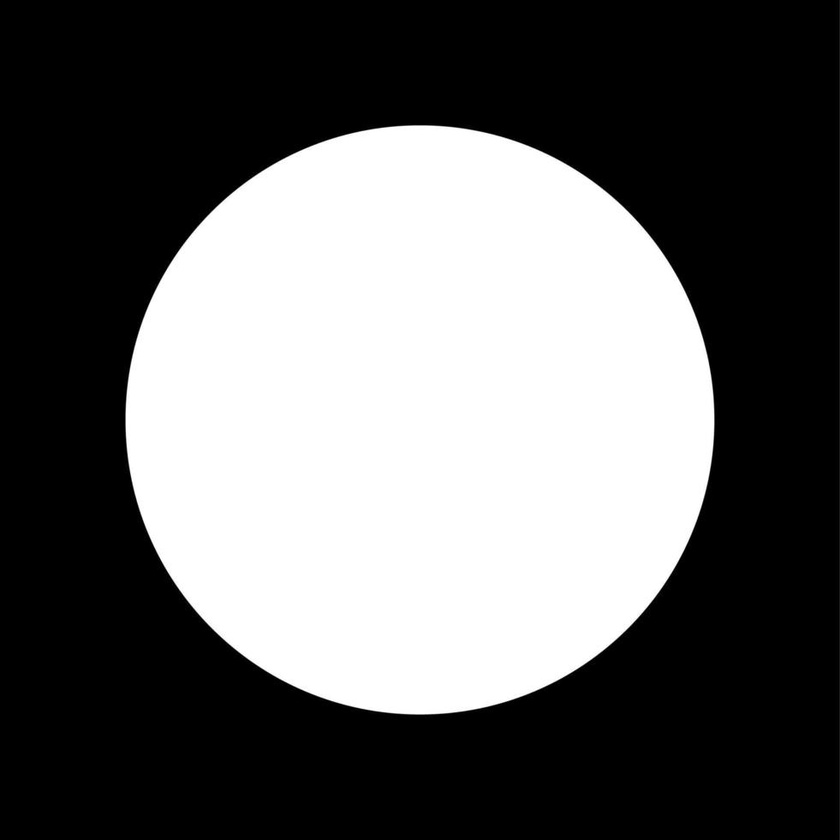
#> input picture assets/white-circle.jpeg, 840 x 840 px, shrunk from 981 x 980 before the run
$ jupyter execute 1_Sobel.ipynb
#> lines starting #> are read from the running program, lines starting #| are printed output that depends on the picture
[cell 1]
import sys
import os

# Adds the parent directory to the path
sys.path.append(os.path.abspath(".."))

[cell 2]
import cv2
from matplotlib import pyplot as plt
import numpy as np


raw_image = cv2.imread("../assets/white-circle.jpeg")
#> raw_image is the input picture: shape (840, 840, 3); min 0, max 255, mean 98.5
assert raw_image is not None
image = cv2.cvtColor(
    cv2.cvtColor(raw_image, cv2.COLOR_BGR2RGB),
    cv2.COLOR_BGR2GRAY,
).astype(np.float64)

[cell 3]
plt.imshow(image, cmap="gray")
plt.title("Test image")
plt.show()

| X Kernel | Y Kernel |
| :---: | :---: |
| $
\begin{bmatrix}
-1 & 0 & 1 \\
-2 & 0 & 2 \\
-1 & 0 & 1
\end{bmatrix}
$ | $
\begin{bmatrix}
-1 & -2 & -1 \\
0 & 0 & 0 \\
1 & 2 & 1
\end{bmatrix}
$ |

[cell 4]
import numpy as np

x_kernel = np.array([[-1, 0, 1], [-2, 0, 2], [-1, 0, 1]], dtype=np.float64)
y_kernel = np.array([[-1, -2, -1], [0, 0, 0], [1, 2, 1]], dtype=np.float64)

height, width = image.shape
#> height = 840; width = 840
image_normalized = image / 255.0
gradient_x = np.zeros_like(image_normalized, dtype=np.float64)
gradient_y = np.zeros_like(image_normalized, dtype=np.float64)

for h in range(1, height - 1):
    for w in range(1, width - 1):
        region = image_normalized[h - 1 : h + 2, w - 1 : w + 2]
        gradient_x[h, w] = np.sum(region * x_kernel)
        gradient_y[h, w] = np.sum(region * y_kernel)
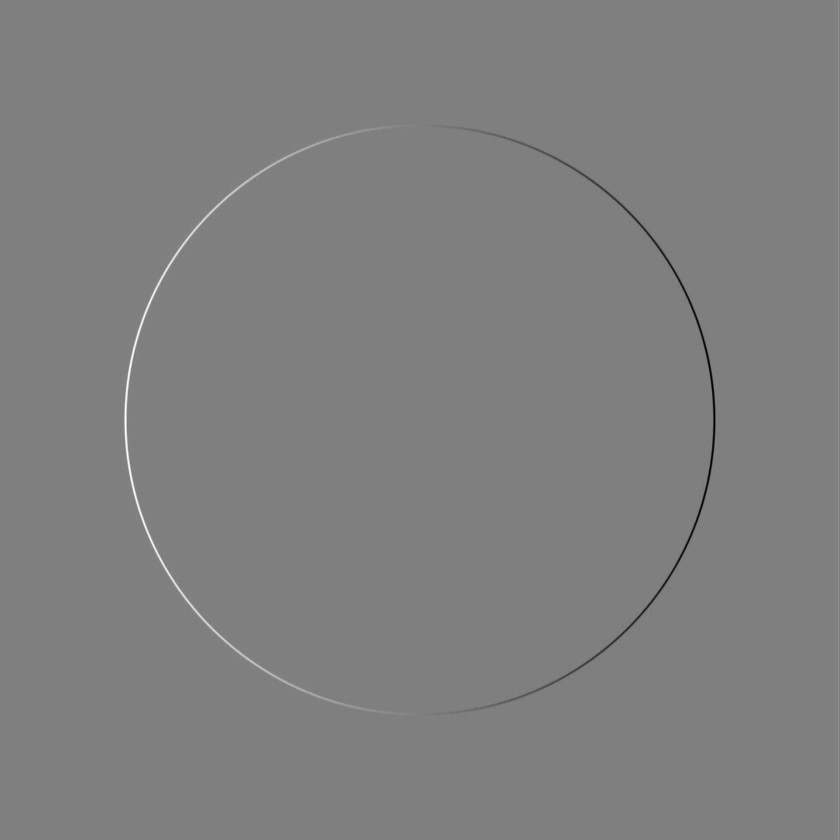
#> gradient_x: shape (840, 840) float64; min -4, max 4, mean 0.000484; drawn with min black and max white

[cell 5]
def plot_gradient_quiver(
    image, gx, gy, start_row, start_col, size=8, threshold=0.01
):
    # Extract the patch from the image and the pre-computed gradients
    region = image[start_row : start_row + size, start_col : start_col + size]
    patch_gx = gx[start_row : start_row + size, start_col : start_col + size]
    patch_gy = gy[start_row : start_row + size, start_col : start_col + size]

    h, w = region.shape
    X, Y = np.meshgrid(np.arange(w), np.arange(h))

    mag = np.sqrt(patch_gx**2 + patch_gy**2)
    mask = mag > threshold

    plt.figure(figsize=(8, 8))
    plt.imshow(region, cmap="gray", origin="upper", alpha=0.8)

    # Use patch_gx/patch_gy here!
    plt.quiver(
        X[mask],
        Y[mask],
        patch_gx[mask],
        -patch_gy[mask],
        color="red",
        angles="xy",
        scale_units="xy",
        scale=10,
        width=0.015,
    )

    plt.title(f"Gradients Overlay at ({start_row}, {start_col})")
    plt.show()


mag = np.sqrt(gradient_x**2 + gradient_y**2)
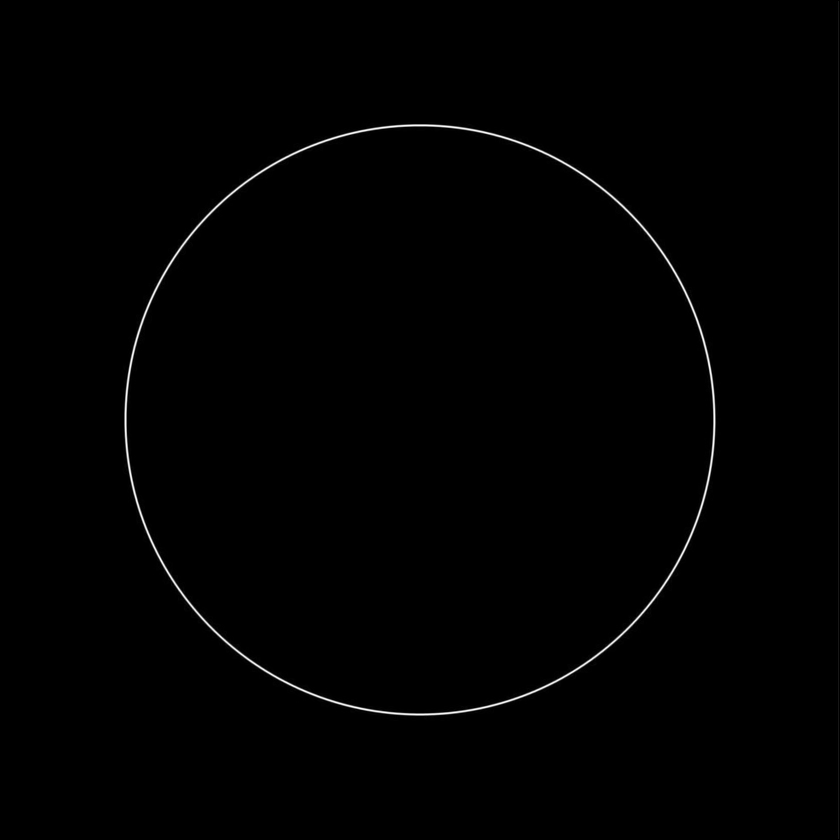
#> mag: shape (840, 840) float64; min 0, max 4.02, mean 0.022; drawn with min black and max white
nonzero_coords = np.argwhere(mag > (np.max(mag) * 0.5))
#> nonzero_coords = 3519 pairs, first value 124 to 714, second value 125 to 714

# Pick the first one found
if len(nonzero_coords) > 0:
    start_row, start_col = nonzero_coords[
        len(nonzero_coords) // 2
    ]  # Middle of the edge list
#> start_row = 421; start_col = 125
    # Subtract half your 'size' to center the edge in your plot
    plot_gradient_quiver(
        image_normalized,
        gradient_x,
        gradient_y,
        start_row - 4,
        start_col - 4,
        size=16,
    )
#> in plot_gradient_quiver, `plt.show()`:
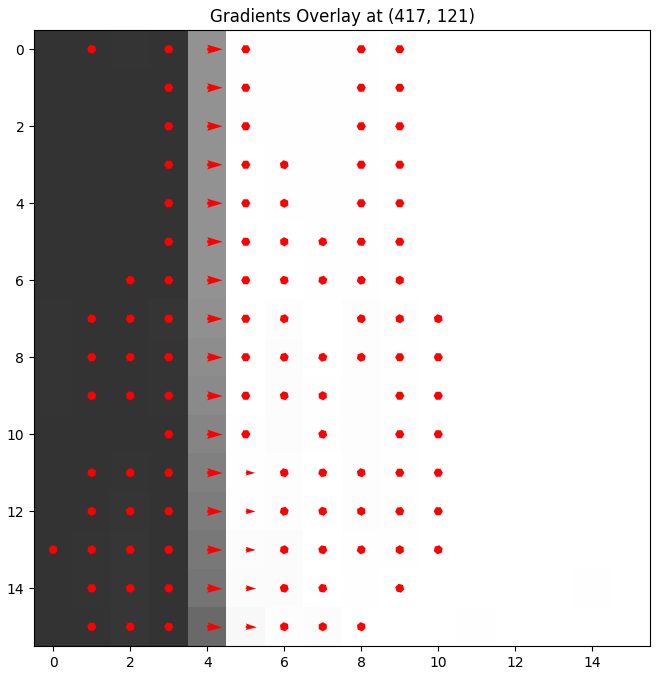
#> figure drawn by matplotlib, 1 panel
